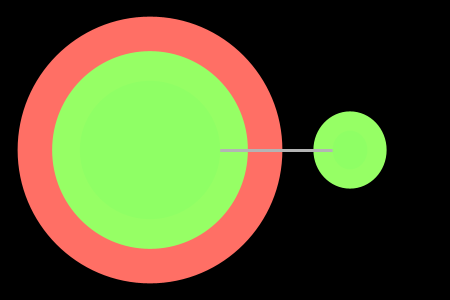
Frame 1 (no input)
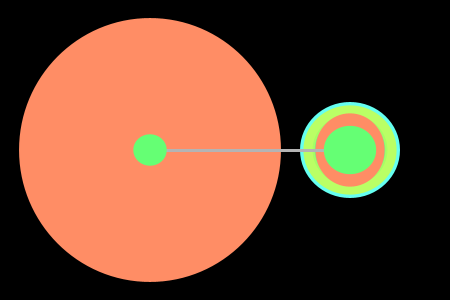
Frame 60 (the mouse pressed at the canvas centre just before this capture)
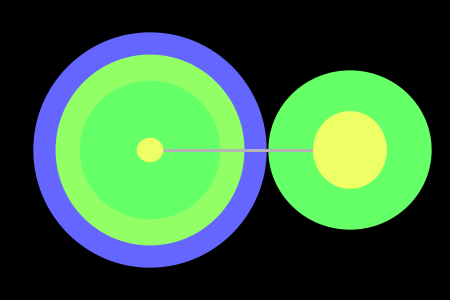
Frame 120 (the mouse held since frame 60 and released just before this capture)

The Processing sketch that drew these frames (run headless with seeded random() and noise(); from frame 60 on, the mouse is pressed at the canvas centre):

// Processing sketch: processing_14125
// ── processing_14125.pde

void setup() {
  size(450,300);
  colorMode(HSB,360,100,100);
}

void draw() {
  background(0);
    for( int x=0; x<=300; x=x+50 ) {
    strokeWeight(3);
    stroke(255);
    line(150,150,350,150);
   
    noStroke();   
    float y=sin(random(x+frameCount))*255*0.8+60;
    float z=sin(random(x+frameCount))*180*0.7+35;
    fill(random(255),60,100);
    ellipse(150,150,3+y,y+5);
    ellipse(350,150,4+z,z);
 }
}



    
                
